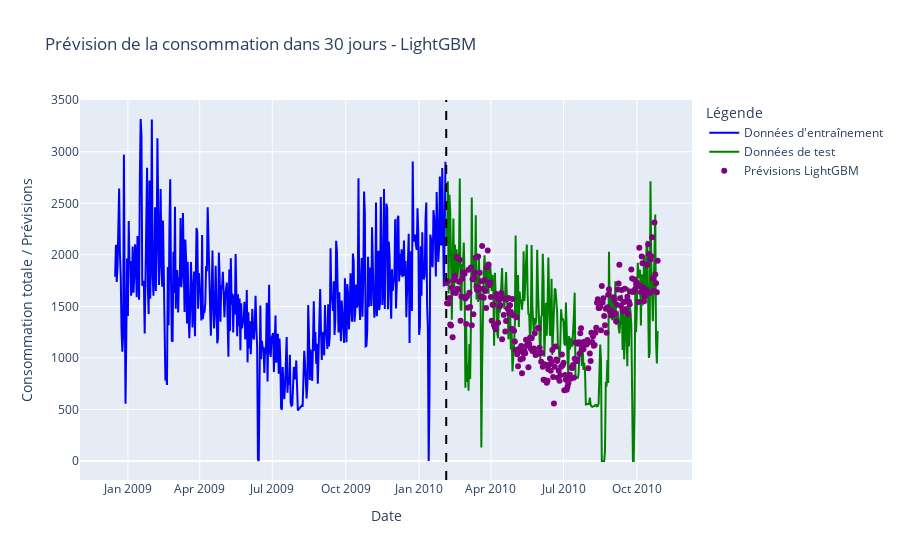

The notebook cell saved with this chart:
### Code cell
fig_lgbm = go.Figure()

fig_lgbm.add_trace(go.Scatter(
    x=train_df.index, y=train_df["total_consumption"],
    mode="lines", name="Données d'entraînement", line=dict(color="blue")
))
fig_lgbm.add_trace(go.Scatter(
    x=test_df.index, y=test_df["total_consumption"],
    mode="lines", name="Données de test", line=dict(color="green")
))
fig_lgbm.add_trace(go.Scatter(
    x=df_final.index, y=df_final["Prévision_LightGBM"],
    mode="markers", name="Prévisions LightGBM", marker=dict(color="purple")
))

fig_lgbm.update_layout(
    title="Prévision de la consommation dans 30 jours - LightGBM",
    xaxis_title="Date",
    yaxis_title="Consommation totale / Prévisions",
    legend_title="Légende",
    shapes=[vline]
)

fig_lgbm.show()

### Figure 1 — Plotly figure (JSON) as saved in the notebook; plotly's stock layout.template omitted (floating-point values rounded to 4 significant figures; data arrays with more than 128 entries replaced by an {"elided": "..."} marker saying what was removed)
{"data": [{"line": {"color": "blue"}, "mode": "lines", "name": "Données d'entraînement", "type": "scatter", "x": {"elided": "416 str values"}, "y": {"elided": "416 float values"}}, {"line": {"color": "green"}, "mode": "lines", "name": "Données de test", "type": "scatter", "x": {"elided": "266 str values"}, "y": {"elided": "266 float values"}}, {"marker": {"color": "purple"}, "mode": "markers", "name": "Prévisions LightGBM", "type": "scatter", "x": {"elided": "682 str values"}, "y": {"elided": "682 float values"}}], "layout": {"legend": {"title": {"text": "Légende"}}, "shapes": [{"line": {"color": "Black", "dash": "dash", "width": 2}, "type": "line", "x0": "2010-02-04", "x1": "2010-02-04", "xref": "x", "y0": 0, "y1": 1, "yref": "paper"}], "title": {"text": "Prévision de la consommation dans 30 jours - LightGBM"}, "xaxis": {"title": {"text": "Date"}}, "yaxis": {"title": {"text": "Consommation totale / Prévisions"}}}}
